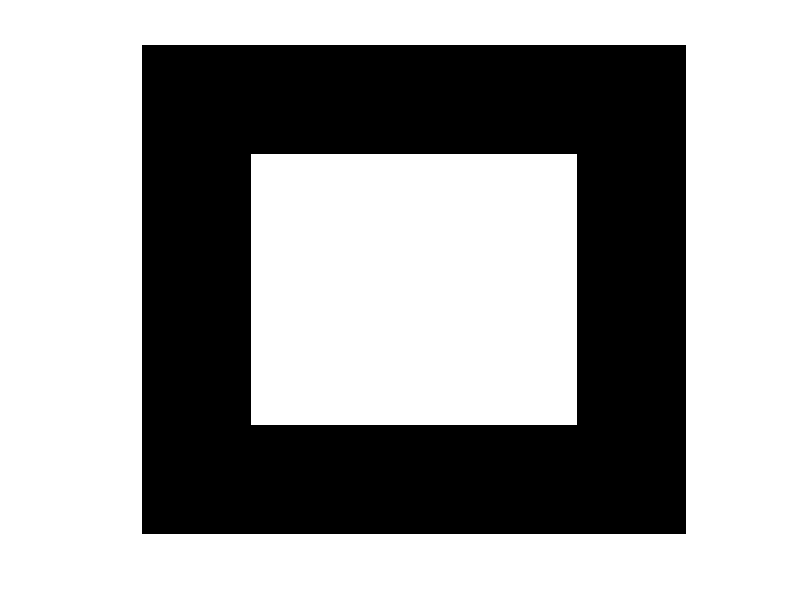

MATLAB code for this plot:
%% 2D
BW = zeros(9,10);
BW(4:6,4:7) = 1
imshow(imresize(BW,40,'nearest'))
SE = strel('square',3)
BW2 = imdilate(BW,SE)
imshow(imresize(BW2,40,'nearest'))

%% 3D
SE = strel('cube',3)
BW = zeros(6,6,6);
BW(3:4,3:4,3:4) = 1
BW2 = imdilate(BW,SE)
